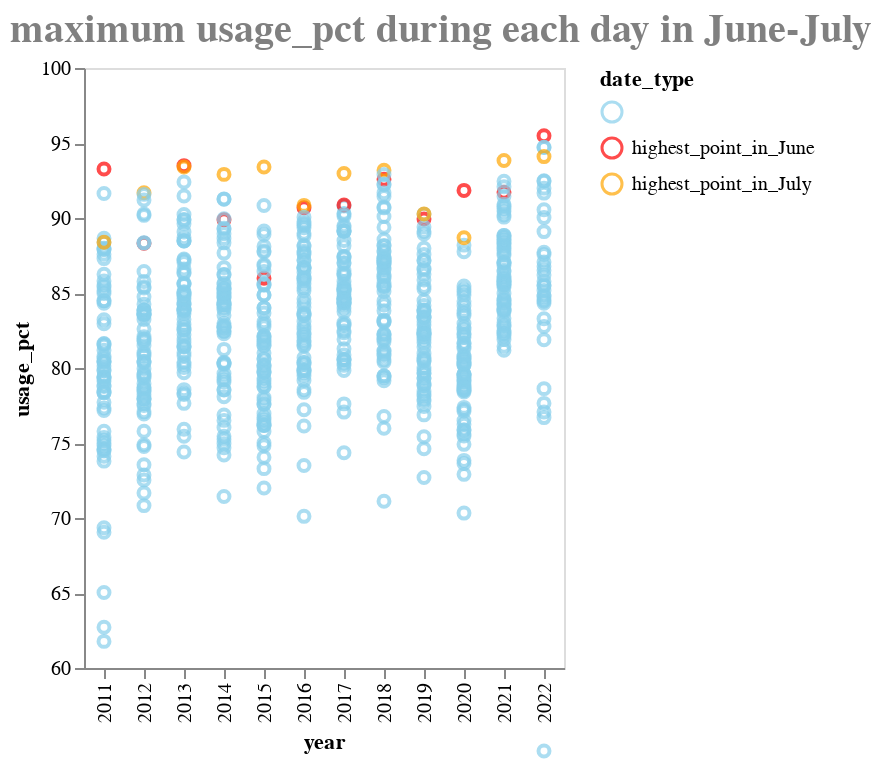

Source (notebook cell):
### Code cell
months =[6,7]

source = usage_df.resample('D',on='entryfor')[['year','usage_pct']].max().reset_index()
source = source[source.year>=2011]
source = source[source.entryfor.dt.month.isin(months)]

source['date_type'] = ''

for month in months:
    month_name = pd.to_datetime(month,format='%m').strftime('%B')
    highest = source[source.entryfor.dt.month==month].groupby('year').usage_pct.max().to_dict()
    source.loc[(source.entryfor.dt.month==month)&(source.usage_pct==source.year.map(highest)),'date_type'] = f'highest_point_in_{month_name}'


domain = source.date_type.unique()
range_ = ['skyblue','red','orange']
    
chart = alt.Chart(source).mark_point().encode(
    x='year:N',
    y=alt.Y(
        'usage_pct:Q',
         scale=alt.Scale(domain=(60, 100))
    ),
    #color='date_type:N'
    color =alt.Color('date_type:N', scale=alt.Scale(domain=domain, range=range_))
).configure_axis(
    grid=False
).properties(
    title='maximum usage_pct during each day in June-July'
)

chart.configure_title(
    fontSize=20,
    font='Courier',
    anchor='start',
    color='gray'
)

### Figure 1 — Vega-Lite specification as saved in the notebook (floating-point values rounded to 4 significant figures; data arrays with more than 128 entries replaced by an {"elided": "..."} marker saying what was removed)
{"config": {"view": {"continuousWidth": 400, "continuousHeight": 300}, "axis": {"grid": false}, "title": {"anchor": "start", "color": "gray", "font": "Courier", "fontSize": 20}}, "data": {"name": "data-faaf6083f442824ab3203f13fe811ce0"}, "mark": "point", "encoding": {"color": {"field": "date_type", "scale": {"domain": ["", "highest_point_in_June", "highest_point_in_July"], "range": ["skyblue", "red", "orange"]}, "type": "nominal"}, "x": {"field": "year", "type": "nominal"}, "y": {"field": "usage_pct", "scale": {"domain": [60, 100]}, "type": "quantitative"}}, "title": "maximum usage_pct during each day in June-July", "$schema": "https://vega.github.io/schema/vega-lite/v4.17.0.json", "datasets": {"data-faaf6083f442824ab3203f13fe811ce0": {"elided": "705 records"}}}
